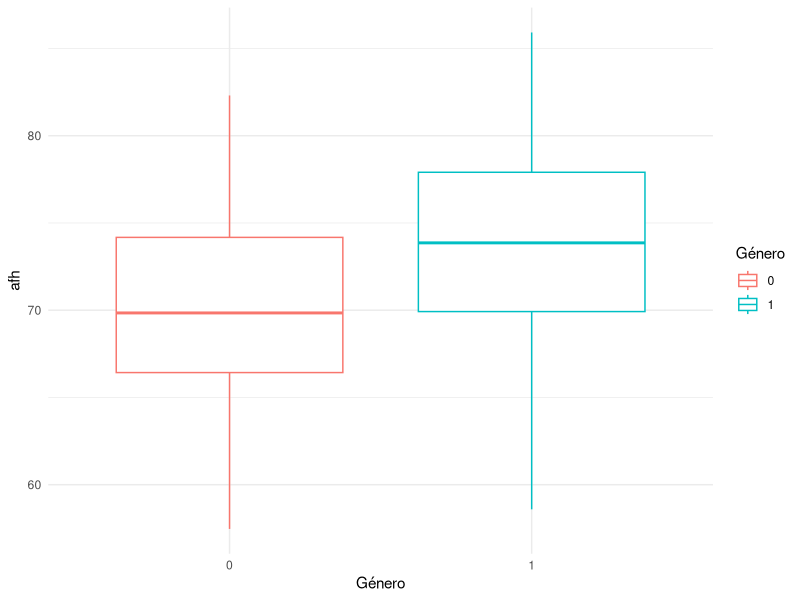
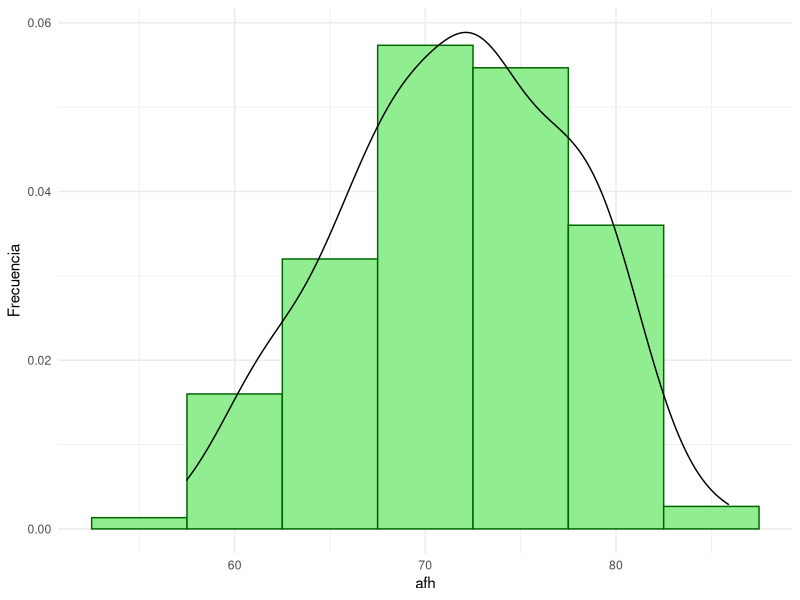

R code for these plots, in order:
## ---- chunk 1
knitr::opts_chunk$set(echo = TRUE)
library(tidyverse)
## ---- chunk 2
datos <- read.csv("datosage_6.csv", header = T) %>%
  transmute(X, id, afh, age, gender = as.factor(gender))

ggplot(data = datos) +
  geom_boxplot(mapping = aes(x = gender, y = afh, color = gender)) +
  labs(colour = "Género") + 
  xlab("Género") +
  theme_minimal()
## ---- chunk 3
ggplot(data = datos, aes(x = afh)) +
  geom_histogram(aes(y = ..density..), binwidth = 5, 
                 color = "darkgreen", fill = "lightgreen") +
  geom_density(alpha = .2) +
  ylab("Frecuencia") +
  theme_minimal()
